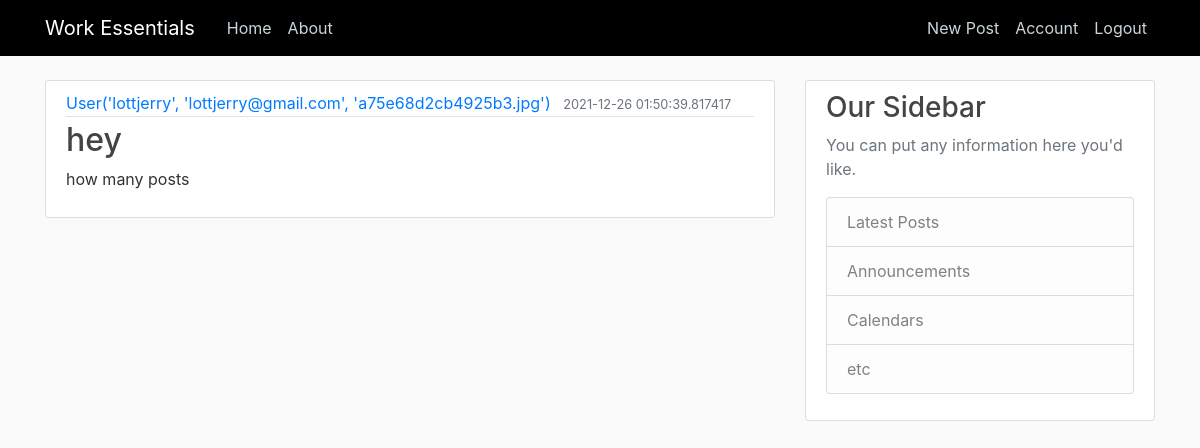
Screenshot of /home (signed in) with the database file from the repository.
### workessentials/models.py (models this page shows, shortened)
class Post(db.Model):
    id = db.Column(db.Integer, primary_key=True)
    title = db.Column(db.String(100), nullable=False)
    date_posted = db.Column(db.DateTime, nullable=False, default=datetime.utcnow)
    content = db.Column(db.Text, nullable=False)
    user_id = db.Column(db.Integer, db.ForeignKey('user.id'), nullable=False)

class User(db.Model, UserMixin):
    id = db.Column(db.Integer, primary_key=True)
    username = db.Column(db.String(20), unique=True, nullable=False)
    email = db.Column(db.String(120), unique=True, nullable=False)
    image_file = db.Column(db.String(20), nullable=False, default='default.jpg')
    password = db.Column(db.String(60), nullable=False)
    posts = db.relationship('Post', backref='author', lazy=True)
    def __repr__(self):
        return f"User('{self.username}', '{self.email}', '{self.image_file}')"

### workessentials/routes.py (the view)
@app.route("/")
@app.route("/home")
def home():
    page = request.args.get('page', 1, type=int)
    posts = Post.query.order_by(Post.date_posted.desc()).paginate(page=page, per_page=5)
    return render_template('home.html', posts=posts)

### workessentials/models.py (called while the page is built)
@login_manager.user_loader
def load_user(user_id):
    return User.query.get(int(user_id))

### workessentials/templates/home.html
{% extends "layout.html" %}
{% block content %}
    {% for post in posts %}
        <article class="media content-section">
          <div class="media-body">
            <div class="article-metadata">
              <a class="mr-2" href="#">{{ post.author }}</a>
              <small class="text-muted">{{ post.date_posted }}</small>
            </div>
            <h2><a class="article-title" href="#">{{ post.title }}</a></h2>
            <p class="article-content">{{ post.content }}</p>
          </div>
        </article>
    {% endfor %}
{% endblock content %}

### workessentials/static/main.css (style rules this page uses)
body { background: #fafafa; color: #333333; margin-top: 5rem; }
h1, h2, h3, h4, h5, h6 { color: #444444; }
.content-section { background: #ffffff; padding: 10px 20px; border: 1px solid #dddddd; border-radius: 3px; margin-bottom: 20px; }
.article-title { color: #444444; }
.article-content { white-space: pre-line; }
.article-metadata { padding-bottom: 1px; margin-bottom: 4px; border-bottom: 1px solid #e3e3e3 }

### rows the page displays
Post: author "User('lottjerry', 'lottjerry@gmail.com', 'a75e68d2cb4925b3.jpg')", date_posted "2021-12-26 01:50:39.817417", title "hey", content "how many posts"
